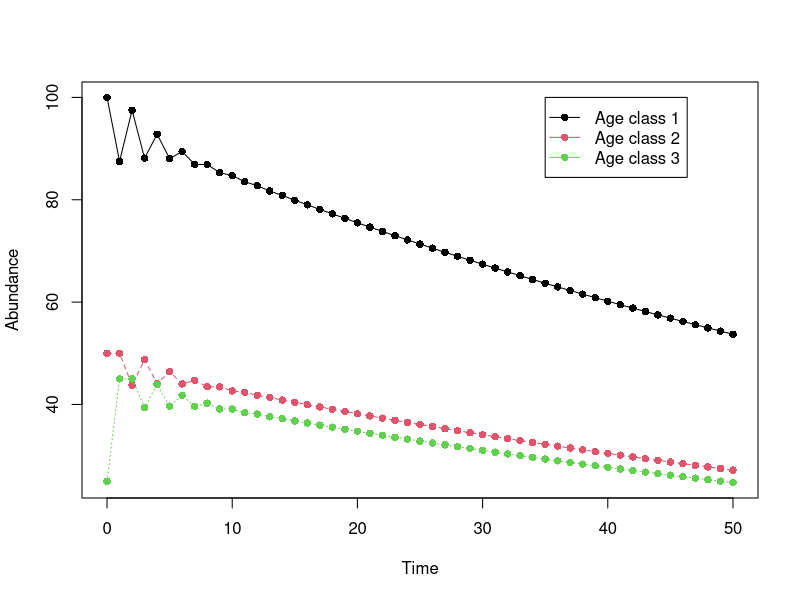
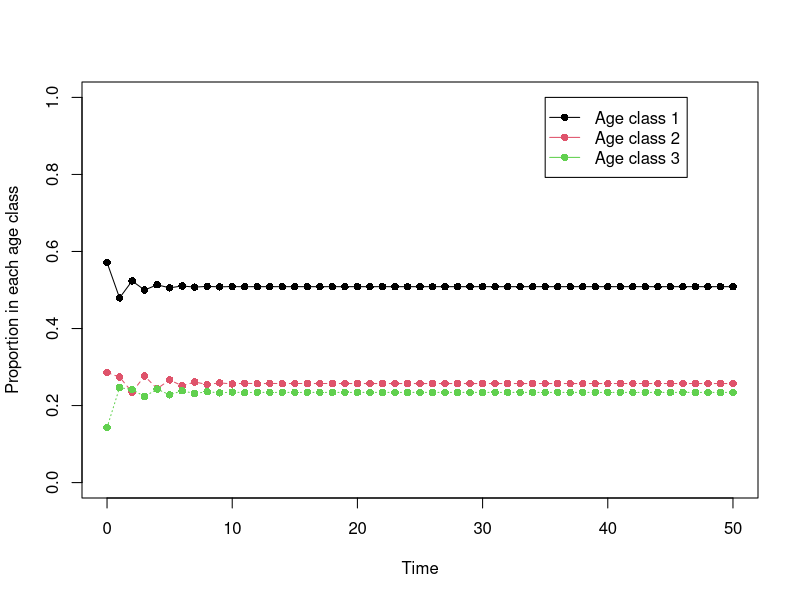
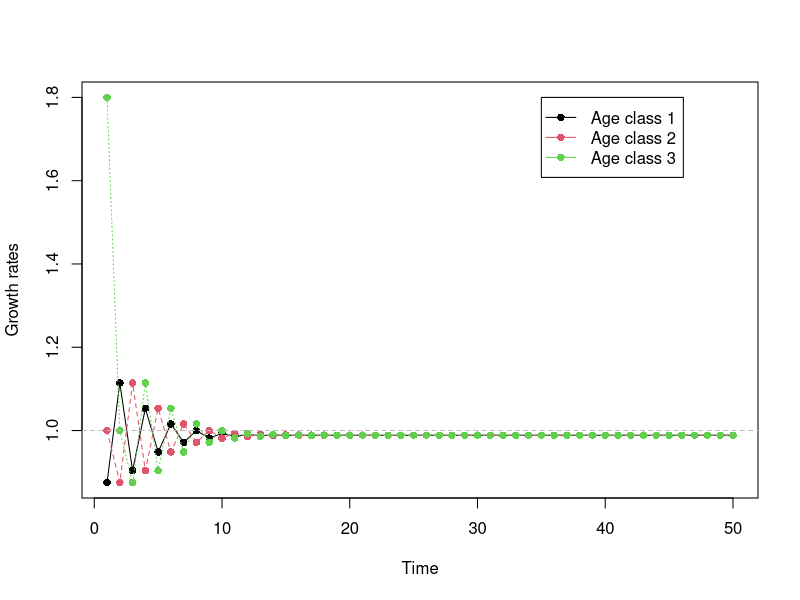

Here is the R script that generated these plots, in order:
## ----eval=FALSE,include=FALSE-------------------------------------------------
## source("../../rnw2pdf.R")
## rnw2pdf("lab-age-structure")
## rnw2pdf("lab-age-structure",tangle=TRUE)


## ----ex1-A--------------------------------------------------------------------
A <- matrix(c(  0, 1.5, 0.5,  ## The fecundities
              0.5,   0,   0,  ## The first value is s1
                0, 0.9,   0), ## The second value is s2
            nrow=3, ncol=3, byrow=TRUE)
A


## ----ex1-n0-------------------------------------------------------------------
years <- 0:50
nYears <- length(years)
n <- matrix(NA, nYears, 3)
n[1,] <- c(100, 50, 25)    ## Initial abundance


## ----ex1-proj-----------------------------------------------------------------
for(t in 2:nYears) {
  n[t,] <- A %*% n[t-1,]   ## Matrix multiplication
}


## ----ex1-plot,out.width='0.85\\textwidth',fig.align='center'------------------
matplot(years, n, type="o", pch=16, xlab="Time", ylab="Abundance")
legend(35, 100, c("Age class 1", "Age class 2", "Age class 3"),
       col=1:3, pch=16, lty=1)


## ----ex1-AD,out.width='0.85\\textwidth',fig.align='center'--------------------
N <- rowSums(n) ## Total abundance each year
c <- n/N        ## This works because of R's recycling rules
matplot(years, c, type="o", pch=16, ylim=c(0, 1), xlab="Time",
        ylab="Proportion in each age class")
legend(35, 1, c("Age class 1", "Age class 2", "Age class 3"),
       col=1:3, pch=16, lty=1)


## ----ex-AD-proj---------------------------------------------------------------
SAD.proj <- c[nYears,]
SAD.proj


## ----ex1-lam_it,out.width='0.85\\textwidth',fig.align='center'----------------
lambda.it <- n[-1,]/n[-nYears,] ## Divide each row by the row before it
matplot(years[-1], ## There are nYears-1 *intervals* between years
        lambda.it, type="o", pch=16, xlab="Time", ylab="Growth rates")
abline(h=1, lty=2, col="grey") ## Horizontal line
legend(35, 1.8, c("Age class 1", "Age class 2", "Age class 3"),
       col=1:3, pch=16, lty=1)


## ----ex-lam-proj--------------------------------------------------------------
lambda.it[nYears-1,] ## These should all be the same
lambda.proj <- lambda.it[nYears-1,1]
lambda.proj ## Asymptotic growth rate


## ----ex1-lam------------------------------------------------------------------
eA <- eigen(A)
lambda <- Re(eA$values[1])
lambda  ## Asymptotic growth rate


## ----ex1-lam-check------------------------------------------------------------
lambda.proj
lambda


## ----ex1-sad------------------------------------------------------------------
SADu <- Re(eA$vectors[,1])
SAD <- SADu/sum(SADu)
SAD


## ----ex1-sad-check------------------------------------------------------------
SAD
SAD.proj


## ----ex1-rv-------------------------------------------------------------------
eAT <- eigen(t(A))
RVu <- Re(eAT$vectors[,1])
RV <- RVu/RVu[1]
RV

